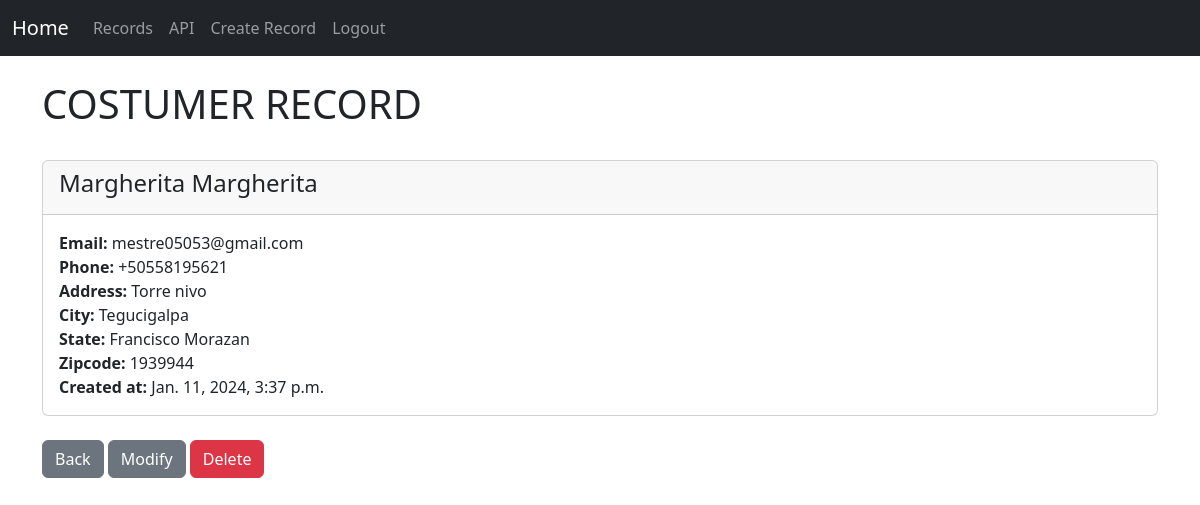
/record/24 (signed in), run on the app's committed database.
### crm/models.py (models this page shows, shortened)
class Record(models.Model):
	created_at = models.DateTimeField(auto_now_add=True)
	first_name = models.CharField(max_length=50)
	last_name =  models.CharField(max_length=50)
	email =  models.CharField(max_length=100)
	phone = models.CharField(max_length=15)
	address =  models.CharField(max_length=100)
	city =  models.CharField(max_length=50)
	state =  models.CharField(max_length=50)
	zipcode =  models.CharField(max_length=20)

### crm/views.py (the view)
# urls.py: path('record/<int:pk>', views.costumer_record, name='record'),
def costumer_record(request,pk):
	if request.user.is_authenticated:
		costumer_record = Record.objects.get(id=pk)
		return render(request,'record.html',{'costumer_record':costumer_record})
	else:
		messages.error(request, 'You Must Be Authenticated To Access Here!...')
		return redirect('saludo')

### crm/templates/record.html (shortened to what this page needs)
{% extends 'base.html' %}
{% block content %}
<div >
		{%  if user.is_authenticated  %}
		<h1>COSTUMER RECORD</h1>
			<br>
			<div class="card">
			  <div class="card-header">
			    <h4>{{costumer_record.first_name}}  {{costumer_record.last_name}}</h3>
			  </div>
			  <div class="card-body">
			    <strong> Email: </strong> {{costumer_record.email}}<br>
			    <strong>Phone: </strong> {{costumer_record.phone}}<br>
			    <strong>Address: </strong> {{costumer_record.address}}<br>
			    <strong>City: </strong> {{costumer_record.city}}<br>
			    <strong>State: </strong> {{costumer_record.state}}<br>
			    <strong>Zipcode: </strong> {{costumer_record.zipcode}}<br>
			    <strong>Created at: </strong> {{costumer_record.created_at}}
			  </div>
			</div>
			<br>
	    <a href="{%url 'records'%}" class="btn btn-secondary">Back</a>
   	    <a href="{%url 'update_record' costumer_record.id %}" class="btn btn-secondary">Modify</a>
	    <a href="{%url 'delete_record' costumer_record.id %}" class="btn btn-danger">Delete</a>
		{% endif %}
	</div>
{% endblock %}

### data on the page
Record: first_name "Margherita", last_name "Margherita", email "mestre05053@gmail.com", phone "+50558195621", address "Torre nivo", city "Tegucigalpa", state "Francisco Morazan", zipcode "1939944", created_at "Jan. 11, 2024, 3:37 p.m."
